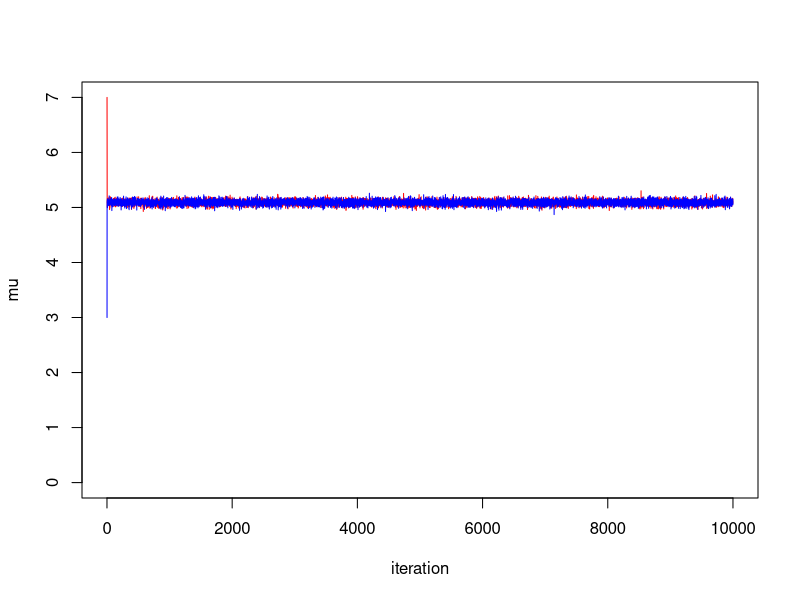
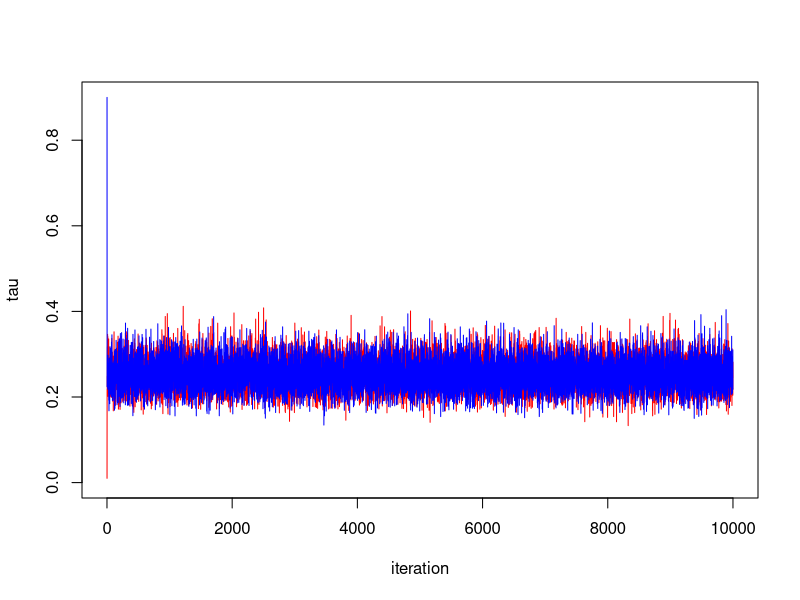
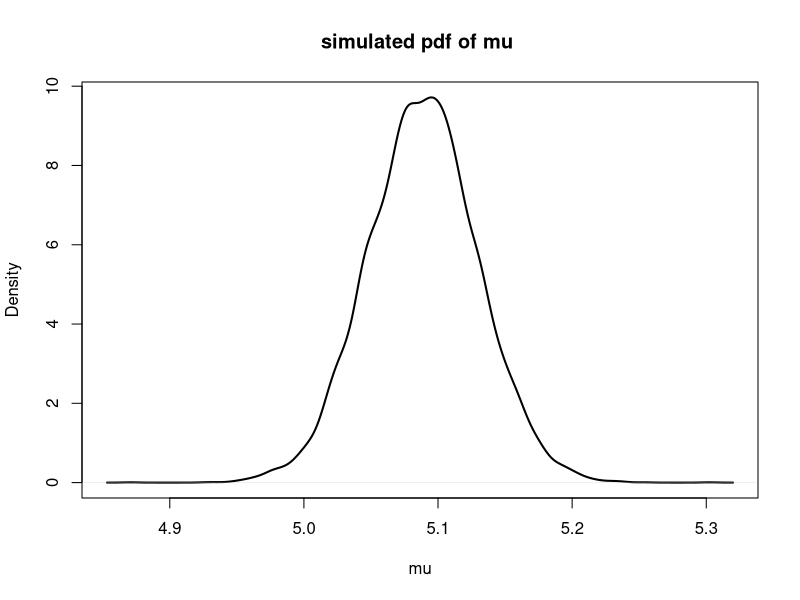
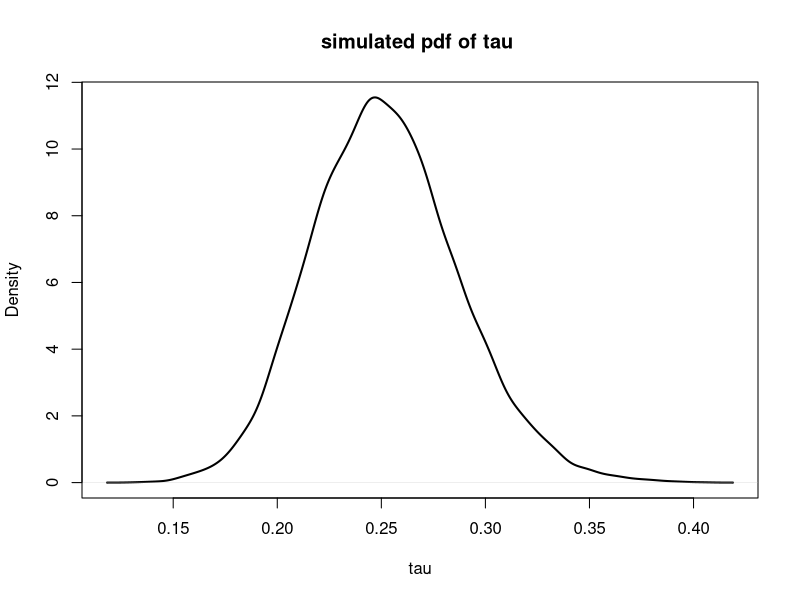

Recreate these plots in R, in order.
data <- scan("Assign4Data.txt")
n = 100





GibbsS <- function(mu0, tau0, m){
  
  mu.seq = rep(-1,m)
  tau.seq = rep(-1,m)
  
  
  mu.seq[1] = mu0
  tau.seq[1] = tau0
  
  for (i in 2:m) {
    mu.seq[i] = rnorm(1,mean(data),(1/(tau.seq[i-1]*n)))
    tau.seq[i] = rgamma(1,n/2, scale = (2/sum((data-mu.seq[i])^2)))

  }
  result  = list(mu = mu.seq, tau = tau.seq)
  return(result)
}
set.seed(30027)
m = 10000
gibbsam1 = GibbsS(7,0.01,m)
gibbsam2 = GibbsS(3,0.9,m)

# 
par(mfrow=c(1,1))

#trace plot mu
plot(1:m, gibbsam1$mu, type="l", col="red", ylim = c(0, max(gibbsam1$mu,gibbsam2$mu)), xlab = "iteration", ylab ="mu")
points(1:m, gibbsam2$mu, type="l", col="blue")
#trace plot tau
plot(1:m, gibbsam1$tau, type="l", col="red", ylim = c(0, max(gibbsam1$tau,gibbsam2$tau)), xlab = "iteration", ylab ="tau")
points(1:m, gibbsam2$tau, type="l", col="blue")

#combine 2 simulations
gibbsam = list(mu =c(tail(gibbsam1$mu,m/2),tail(gibbsam2$mu,m/2)),tau =c(tail(gibbsam1$tau,m/2),tail(gibbsam2$tau,m/2)))

#marginal posterior distribution pf mu
plot(density(gibbsam$mu), main="simulated pdf of mu ", xlab="mu", lwd=2)

#marginal posterior distribution pf tau
plot(density(gibbsam$tau), main="simulated pdf of tau ", xlab="tau", lwd=2)

#posterior mean
(mu_hat = mean(gibbsam$mu))
(tau_hat = mean(gibbsam$tau))

sort_mu = sort(gibbsam$mu,decreasing = FALSE)
descending_sort_mu = sort(gibbsam$mu,decreasing = TRUE)
e_cdf = 1:m/m
c(sort_mu[which(descending_sort_mu>=0.95)[1]],sort_mu[which(e_cdf>=0.95)[1]])
c(sort_mu[m*0.05],sort_mu[m*0.95])

sort_tau = sort(gibbsam$tau,decreasing = FALSE)
c(sort_tau[m*0.05],sort_tau[m*0.95])


